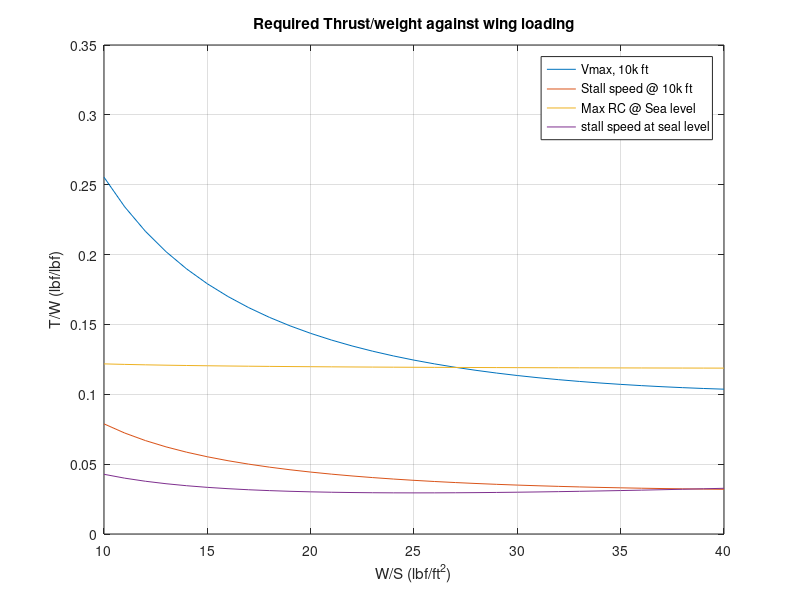
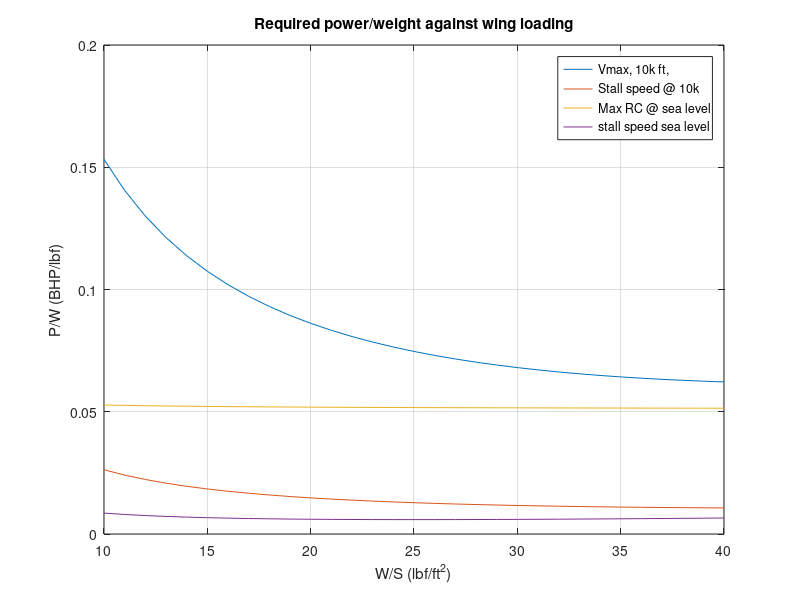
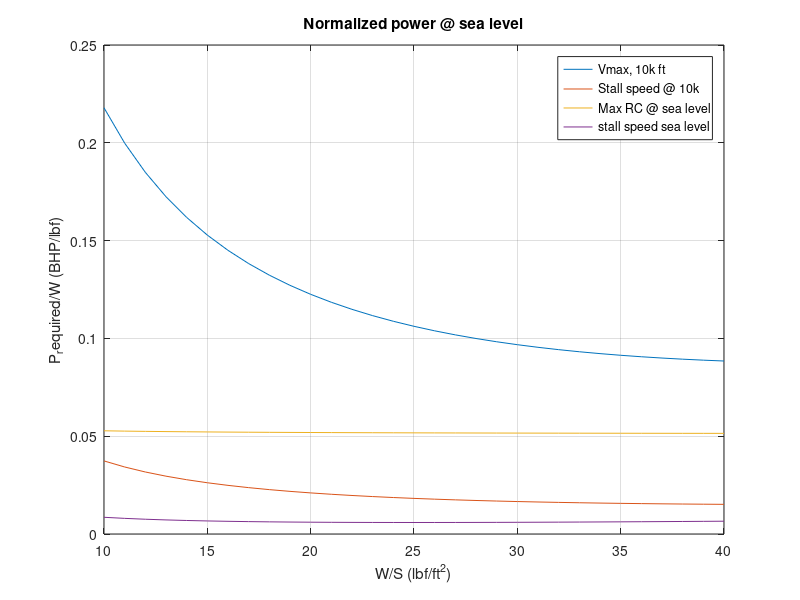

MATLAB code to generate these figures, in order:
close all; clear; clc;
W_S=10:40;%wing loading
C_D0=0.04; %parasite drag coefficient
V_max_10k=180*5280/(60*60); % ft/s
V_max_SL=130*5280/(60*60); %ft/s
V_min_10k=100*5280/(60*60);
V_min_SL=60*5280/(60*60);
rho_SL=0.00238; %sea level density (slug/ft^3)
rho_service=0.001756; %(slug/ft^3)
AR=7; %aspect ratio
e=0.7; %oswald efficiency
C_L_SL=(2.*W_S)./(rho_service.*(V_max_SL.^2)); %
C_L_10k=(2.*W_S)./(rho_service.*(V_max_10k.^2));
C_D_SL=C_D0+(C_L_SL.^2)./(pi.*AR.*e); %unitless drag
C_D_10k=C_D0+(C_L_10k.^2)./(pi.*AR.*e);
RC_max=1500/60; %rate of climb @ SL (fps)
T_W_10k=0.5.*rho_service.*(V_max_10k.^2).*C_D_10k./(W_S); %thrust/weight required at 10k ft @V=180 mph
T_W_stall=0.5.*rho_service.*(V_min_10k.^2).*C_D_10k./(W_S);
T_W_SL=RC_max./((2./rho_SL).*(W_S).*sqrt(1./(pi.*AR.*e.*3.*C_D0)))+4*sqrt(C_D0/(pi*AR*e*3)); %thrust required at sea level at max RC
T_W_stall_SL=0.5.*rho_SL.*(V_min_SL.^2).*C_D_SL./(W_S);
figure
plot(W_S,T_W_10k)
hold on;
plot(W_S,T_W_stall)
plot(W_S,T_W_SL)
plot(W_S,T_W_stall_SL)
xlabel('W/S (lbf/ft^2)'); ylabel('T/W (lbf/lbf)');
legend('Vmax, 10k ft','Stall speed @ 10k ft','Max RC @ Sea level', 'stall speed at seal level')
title('Required Thrust/weight against wing loading')
grid on
%% Power curve, un-normalized
eta_p=0.8;
P_W_10k=(T_W_10k.*V_max_10k)./(eta_p.*550); %power/weight required at Vmax, 5k feet (BHP)
P_W_stall=(T_W_stall.*V_min_10k)./(eta_p.*550); %power/weight required at cruise @10k ft (BHP)
P_W_SL=(T_W_SL.*V_max_SL)./(eta_p.*550); %power/weight required at max RC, sea level, Vcruise (BHP)
P_W_stall_SL=(T_W_stall_SL.*V_min_SL)./(eta_p.*550);
figure
plot(W_S,P_W_10k)
hold on;
plot(W_S,P_W_stall)
plot(W_S,P_W_SL)
plot(W_S,P_W_stall_SL)
xlabel('W/S (lbf/ft^2)'); ylabel('P/W (BHP/lbf)');
legend('Vmax, 10k ft,','Stall speed @ 10k', 'Max RC @ sea level', 'stall speed sea level');
title('Required power/weight against wing loading')
grid on
%% Normalized power
sigma_service=rho_service/rho_SL;
P_W_10k_norm=P_W_10k/(1.132*sigma_service-0.132);
P_W_stall_norm=P_W_stall/(1.132*sigma_service-0.132);
figure
plot(W_S,P_W_10k_norm)
hold on
plot(W_S,P_W_stall_norm)
plot(W_S,P_W_SL)
plot(W_S,P_W_stall_SL)
xlabel('W/S (lbf/ft^2)'); ylabel('P_required/W (BHP/lbf)');
legend('Vmax, 10k ft','Stall speed @ 10k', 'Max RC @ sea level','stall speed sea level')
title('Normalized power @ sea level')
grid on
